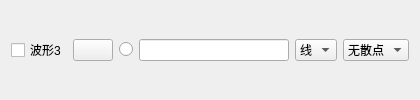
            <widget class="QWidget" name="widget_3" native="true">
             <property name="minimumSize">
              <size>
               <width>420</width>
               <height>22</height>
              </size>
             </property>
             <property name="maximumSize">
              <size>
               <width>420</width>
               <height>16777215</height>
              </size>
             </property>
             <layout class="QHBoxLayout" name="horizontalLayout_5">
              <item>
               <widget class="QCheckBox" name="chkVisibleCurve3">
                <property name="text">
                 <string>波形3</string>
                </property>
                <property name="checked">
                 <bool>false</bool>
                </property>
               </widget>
              </item>
              <item>
               <widget class="QPushButton" name="btnColourCurve3">
                <property name="text">
                 <string/>
                </property>
               </widget>
              </item>
              <item>
               <widget class="QRadioButton" name="rdoBoldCurve3">
                <property name="text">
                 <string/>
                </property>
                <property name="checked">
                 <bool>false</bool>
                </property>
               </widget>
              </item>
              <item>
               <widget class="QLineEdit" name="txtValueCurve3">
                <property name="minimumSize">
                 <size>
                  <width>80</width>
                  <height>0</height>
                 </size>
                </property>
                <property name="text">
                 <string/>
                </property>
               </widget>
              </item>
              <item>
               <widget class="QComboBox" name="cmbLineStyle3">
                <property name="currentIndex">
                 <number>1</number>
                </property>
                <item>
                 <property name="text">
                  <string>点</string>
                 </property>
                </item>
                <item>
                 <property name="text">
                  <string>线</string>
                 </property>
                </item>
                <item>
                 <property name="text">
                  <string>左</string>
                 </property>
                </item>
                <item>
                 <property name="text">
                  <string>右</string>
                 </property>
                </item>
                <item>
                 <property name="text">
                  <string>中</string>
                 </property>
                </item>
                <item>
                 <property name="text">
                  <string>积</string>
                 </property>
                </item>
               </widget>
              </item>
              <item>
               <widget class="QComboBox" name="cmbScatterStyle3">
                <property name="focusPolicy">
                 <enum>Qt::WheelFocus</enum>
                </property>
                <property name="maxVisibleItems">
                 <number>20</number>
                </property>
                <item>
                 <property name="text">
                  <string>无散点</string>
                 </property>
                 <property name="icon">
                  <iconset resource="res.qrc">
                   <normaloff>:/pic/ssNone.png</normaloff>:/pic/ssNone.png</iconset>
                 </property>
                </item>
                <item>
                 <property name="text">
                  <string>x形</string>
                 </property>
                 <property name="icon">
                  <iconset resource="res.qrc">
                   <normaloff>:/pic/ssCross.png</normaloff>:/pic/ssCross.png</iconset>
                 </property>
                </item>
                <item>
                 <property name="text">
                  <string>+形</string>
                 </property>
                 <property name="icon">
                  <iconset resource="res.qrc">
                   <normaloff>:/pic/ssPlus.png</normaloff>:/pic/ssPlus.png</iconset>
                 </property>
                </item>
                <item>
                 <property name="text">
                  <string>空心圆</string>
                 </property>
                 <property name="icon">
                  <iconset resource="res.qrc">
                   <normaloff>:/pic/ssCircle.png</normaloff>:/pic/ssCircle.png</iconset>
                 </property>
                </item>
                <item>
                 <property name="text">
                  <string>实心圆</string>
                 </property>
                 <property name="icon">
                  <iconset resource="res.qrc">
                   <normaloff>:/pic/ssDisc.png</normaloff>:/pic/ssDisc.png</iconset>
                 </property>
                </item>
                <item>
                 <property name="text">
                  <string>矩形</string>
                 </property>
                 <property name="icon">
                  <iconset resource="res.qrc">
                   <normaloff>:/pic/ssSquare.png</normaloff>:/pic/ssSquare.png</iconset>
                 </property>
                </item>
                <item>
                 <property name="text">
                  <string>菱形</string>
                 </property>
                 <property name="icon">
                  <iconset resource="res.qrc">
                   <normaloff>:/pic/ssDiamond.png</normaloff>:/pic/ssDiamond.png</iconset>
                 </property>
                </item>
                <item>
                 <property name="text">
                  <string>星形</string>
                 </property>
                 <property name="icon">
                  <iconset resource="res.qrc">
                   <normaloff>:/pic/ssStar.png</normaloff>:/pic/ssStar.png</iconset>
                 </property>
                </item>
                <item>
                 <property name="text">
                  <string>正三角</string>
                 </property>
                 <property name="icon">
                  <iconset resource="res.qrc">
                   <normaloff>:/pic/ssTriangle.png</normaloff>:/pic/ssTriangle.png</iconset>
                 </property>
                </item>
                <item>
                 <property name="text">
                  <string>倒三角</string>
                 </property>
                 <property name="icon">
                  <iconset resource="res.qrc">
                   <normaloff>:/pic/ssTriangleInverted.png</normaloff>:/pic/ssTriangleInverted.png</iconset>
                 </property>
                </item>
                <item>
                 <property name="text">
                  <string>x框</string>
                 </property>
                 <property name="icon">
                  <iconset resource="res.qrc">
                   <normaloff>:/pic/ssCrossSquare.png</normaloff>:/pic/ssCrossSquare.png</iconset>
                 </property>
                </item>
                <item>
                 <property name="text">
                  <string>+框</string>
                 </property>
                 <property name="icon">
                  <iconset resource="res.qrc">
                   <normaloff>:/pic/ssPlusSquare.png</normaloff>:/pic/ssPlusSquare.png</iconset>
                 </property>
                </item>
                <item>
                 <property name="text">
                  <string>x圆</string>
                 </property>
                 <property name="icon">
                  <iconset resource="res.qrc">
                   <normaloff>:/pic/ssCrossCircle.png</normaloff>:/pic/ssCrossCircle.png</iconset>
                 </property>
                </item>
                <item>
                 <property name="text">
                  <string>+圆</string>
                 </property>
                 <property name="icon">
                  <iconset resource="res.qrc">
                   <normaloff>:/pic/ssPlusCircle.png</normaloff>:/pic/ssPlusCircle.png</iconset>
                 </property>
                </item>
                <item>
                 <property name="text">
                  <string>和平</string>
                 </property>
                 <property name="icon">
                  <iconset resource="res.qrc">
                   <normaloff>:/pic/ssPeace.png</normaloff>:/pic/ssPeace.png</iconset>
                 </property>
                </item>
               </widget>
              </item>
             </layout>
            </widget>
